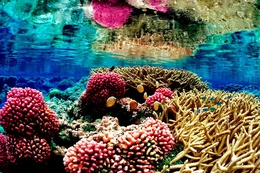
%> input picture Q1/CV/Lab 1/images/corals.jpg, 260 x 173 px, shrunk from 1000 x 666 before the run
$ octave exercise4.m   (GNU Octave 9; MATLAB toolbox functions it lacks are replaced by stand-ins)
%> lines starting %> are read from the running program, lines starting %| are printed output that depends on the picture
% - - - - - -
% MAI CV
% Exercises Lab 1
% Author name: Jordi Riu - Josep Famadas
% - - - - - -


%%
%- - - - - -
%Exercise 4:
%- - - - - -
close all
clear all

% Read the coral image
im = imread('C:\Users\Josep Famadas\Desktop\Computer Vision\Lab 1\images\corals.jpg');
%> im is the input picture: size 173x260x3 uint8; mean R, G, B 91, 98, 93.4

% Reduce the image size
im_small = imresize(im,0.25);

% Resize the image to its original size
im_resized = imresize(im_small,4);


% Plot the original and resized images
figure
subplot(1,2,1)
imshow(im)
title('ORIGINAL','fontsize',18)
subplot(1,2,2)
imshow(im_resized)
title('RESIZED','fontsize',18)

% Plot the original and reduced image histograms
figure
subplot(1,2,1)
histogram(im)
title('ORIGINAL (HISTOGRAM)','fontsize',18)
subplot(1,2,2)
histogram(im_small)
title('ORIGINAL REDUCED(HISTOGRAM)','fontsize',18)
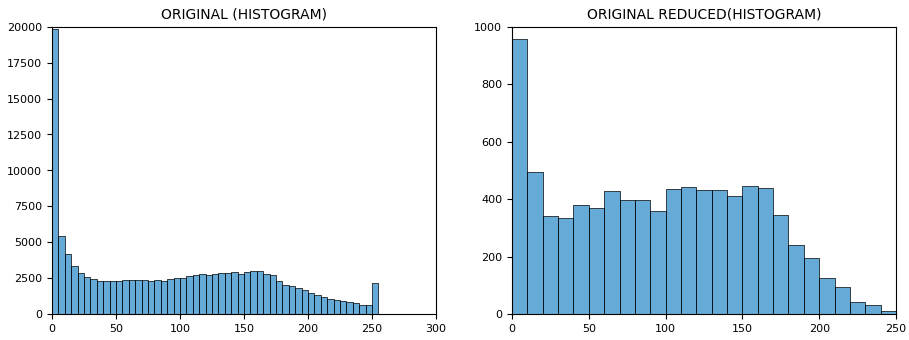
%> figure redrawn from the program's plot data, 2 panels; panel 1: tallest bar 19859 high, from x = 0 to 5; panel 2: tallest bar 959 high, from x = 0 to 10


% Create a [1 1 1] mask
mask = 1/3*[1,1,1];

% Apply the mask to the image
im_masked = imfilter(im,mask);

% Apply a gaussian filter to the image
im_gaussian = imgaussfilt(im,2);
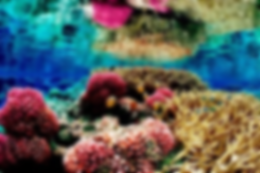
%> im_gaussian: size 173x260x3 uint8; mean R, G, B 91, 98, 93.4; mean of the top-left, top-right, bottom-left and bottom-right quarters 98.4, 96.8, 72.2, 109.3

% Plot both filtered images
figure
subplot(1,2,1)
imshow(im_masked)
title('CREATED MASK','fontsize',18)
subplot(1,2,2)
imshow(im_gaussian)
title('GAUSSIAN FILTER','fontsize',18)

% Create 3 masks, horizontal, vertical and squared
mask1 = 1/5*[1,1,1,1,1];
mask2 = 1/5*[1;1;1;1;1];
mask3 = 1/25*[[1,1,1,1,1];[1,1,1,1,1];[1,1,1,1,1];[1,1,1,1,1];[1,1,1,1,1]];

im_mask1 = im;
im_mask2 = im;
im_mask3 = im;

% Apply each one of the filters to the original image 1000 times
for i = 1:1000
im_mask1 = imfilter(im_mask1,mask1);
im_mask2 = imfilter(im_mask2,mask2);
im_mask3 = imfilter(im_mask3,mask3);
end
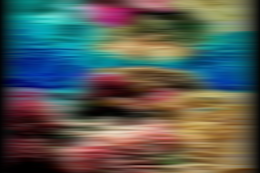
%> im_mask1: size 173x260x3 uint8; mean R, G, B 84.8, 90.4, 84.7
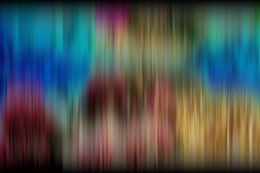
%> im_mask2: size 173x260x3 uint8; mean R, G, B 75.6, 84.8, 84
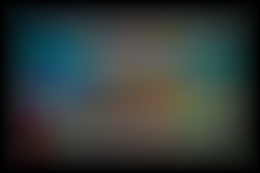
%> im_mask3: size 173x260x3 uint8; mean R, G, B 49.9, 57.9, 55.5

% Plot the result
figure
subplot(1,3,1)
imshow(im_mask1)
title('HORIZONTAL MASK','fontsize',18)
subplot(1,3,2)
imshow(im_mask2)
title('VERTICAL MASK','fontsize',18)
subplot(1,3,3)
imshow(im_mask3)
title('SQUARED MASK','fontsize',18)

% Plot the filtered images and its substaction from the original image
figure
subplot(2,3,1)
imshow(im_mask1)
title('HORIZONTAL MASK','fontsize',18)
subplot(2,3,2)
imshow(im_mask2)
title('VERTICAL MASK','fontsize',18)
subplot(2,3,3)
imshow(im_mask3)
title('SQUARED MASK','fontsize',18)
subplot(2,3,4)
imshow(im-im_mask1)
title('HORIZONTAL MASK (SUBSTRACT)','fontsize',18)
subplot(2,3,5)
imshow(im-im_mask2)
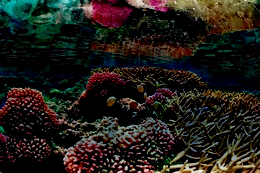
%> displayed picture: size 173x260x3, on the screen's scale of 0 to 255; mean R, G, B 32.5, 29.3, 24.2
title('VERTICAL MASK (SUBSTRACT)','fontsize',18)
subplot(2,3,6)
imshow(im-im_mask3)
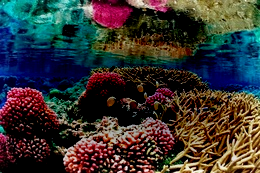
%> displayed picture: size 173x260x3, on the screen's scale of 0 to 255; mean R, G, B 54.7, 52.7, 50.4
title('SQUARED MASK (SUBSTRACT)','fontsize',18)

$ run again, with Q1/CV/Lab 1/images/buffet.jpg copied over Q1/CV/Lab 1/images/corals.jpg
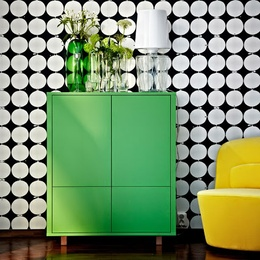
%> input picture Q1/CV/Lab 1/images/buffet.jpg, 260 x 260 px, shrunk from 426 x 426 before the run
%> im is the input picture: size 260x260x3 uint8; mean R, G, B 123.3, 146.1, 107.3
%> after the loop `for i = 1:1000`:
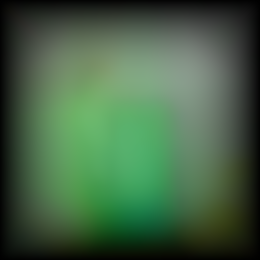
%> im_mask3: size 260x260x3 uint8; mean R, G, B 67.8, 98.1, 68.6
%> `imshow(im-im_mask3)`:
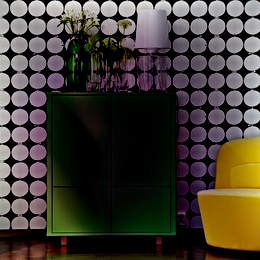
%> displayed picture: size 260x260x3, on the screen's scale of 0 to 255; mean R, G, B 67.3, 60.8, 51
